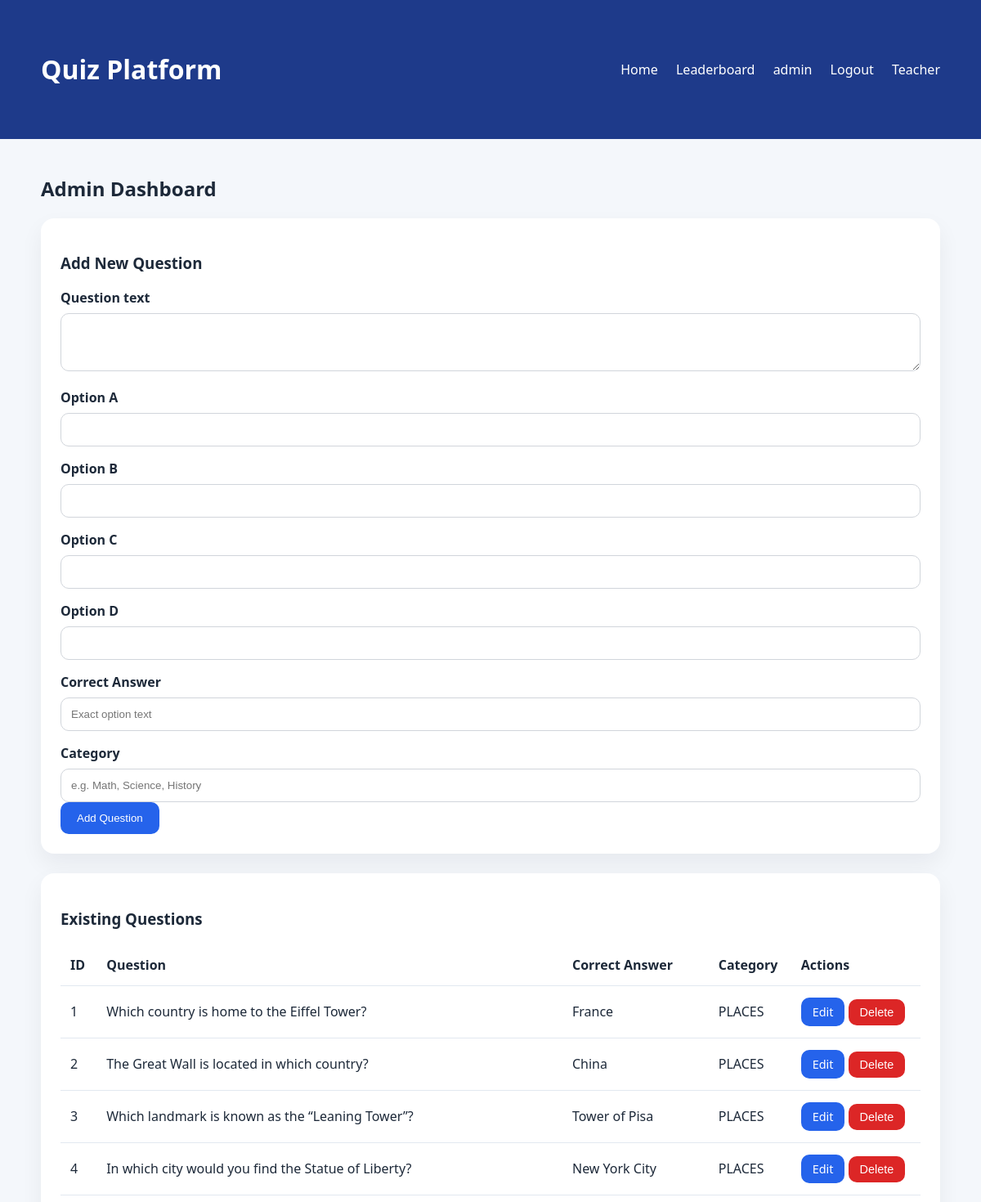
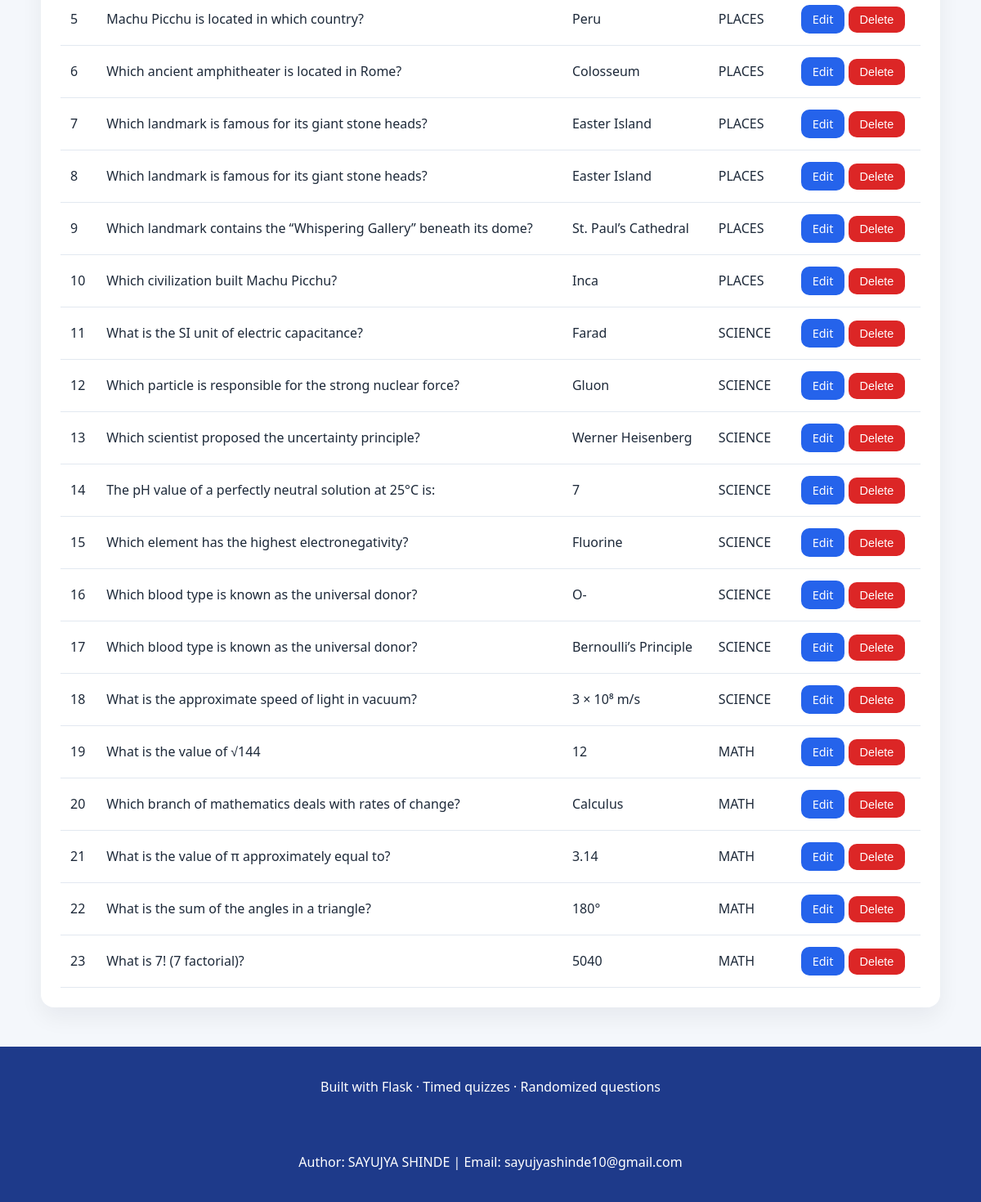
The page /admin (signed in) on the database its author committed (2 pictures, top to bottom).
### app.py (models this page shows)
class User(db.Model):
    id = db.Column(db.Integer, primary_key=True)
    username = db.Column(db.String(80), unique=True, nullable=False)
    password_hash = db.Column(db.String(150), nullable=False)
    is_admin = db.Column(db.Boolean, default=False)
    role = db.Column(db.String(20), nullable=False, default="student")
    @property
    def is_teacher(self):
        return self.is_admin or self.role == "teacher"

class Question(db.Model):
    id = db.Column(db.Integer, primary_key=True)
    text = db.Column(db.String(500), nullable=False)
    options = db.Column(db.Text, nullable=False)
    correct_answer = db.Column(db.String(200), nullable=False)
    category = db.Column(db.String(120), nullable=False, default="General")

### app.py (the view)
    def wrapper(*args, **kwargs):
        user = current_user()
        if not user or not user.is_teacher:
            flash("Teacher access required.", "warning")
            return redirect(url_for("index"))
        return route(*args, **kwargs)

### app.py (called while the page is built)
def current_user():
    user_id = session.get("user_id")
    if not user_id:
        return None
    return User.query.get(user_id)

@app.context_processor
def inject_current_user():
    return dict(current_user=current_user())

def admin_required(route):
    def wrapper(*args, **kwargs):
        user = current_user()
        if not user or not user.is_teacher:
            flash("Teacher access required.", "warning")
            return redirect(url_for("index"))
        return route(*args, **kwargs)
    wrapper.__name__ = route.__name__
    return wrapper

@app.route("/admin")
@admin_required
def admin():
    questions = Question.query.order_by(Question.id.asc()).all()
    return render_template("admin.html", questions=questions)

### templates/admin.html
{% extends 'layout.html' %} {% block content %}
<h2>Admin Dashboard</h2>
<section class="admin-card">
  <h3>Add New Question</h3>
  <form method="post" action="{{ url_for('admin_add') }}">
    <label>Question text</label>
    <textarea name="text" rows="3" required></textarea>
    <label>Option A</label>
    <input type="text" name="option_a" required />
    <label>Option B</label>
    <input type="text" name="option_b" required />
    <label>Option C</label>
    <input type="text" name="option_c" />
    <label>Option D</label>
    <input type="text" name="option_d" />
    <label>Correct Answer</label>
    <input
      type="text"
      name="correct"
      required
      placeholder="Exact option text"
    />
    <label>Category</label>
    <input
      type="text"
      name="category"
      placeholder="e.g. Math, Science, History"
    />
    <button type="submit" class="button">Add Question</button>
  </form>
</section>
<section class="admin-card">
  <h3>Existing Questions</h3>
  <div class="table-wrap">
    <table>
      <thead>
        <tr>
          <th>ID</th>
          <th>Question</th>
          <th>Correct Answer</th>
          <th>Category</th>
          <th>Actions</th>
        </tr>
      </thead>
      <tbody>
        {% for question in questions %}
        <tr>
          <td>{{ question.id }}</td>
          <td>{{ question.text }}</td>
          <td>{{ question.correct_answer }}</td>
          <td>{{ question.category }}</td>
          <td>
            <a
              class="button button-small"
              href="{{ url_for('admin_edit', question_id=question.id) }}"
              >Edit</a
            >
            <form
              method="post"
              action="{{ url_for('admin_delete', question_id=question.id) }}"
              class="inline-form"
            >
              <button type="submit" class="button button-danger button-small">
                Delete
              </button>
            </form>
          </td>
        </tr>
        {% else %}
        <tr>
          <td colspan="4">No questions available.</td>
        </tr>
        {% endfor %}
      </tbody>
    </table>
  </div>
</section>
{% endblock %}

### templates/layout.html (shortened to what this page needs)
<!DOCTYPE html>
<html lang="en">
  <head>
    <link rel="stylesheet" href="{{ url_for('static', filename='css/style.css') }}" />
  </head>
  <body>
    <header class="site-header">
      <div class="container">
        <h1><a href="{{ url_for('index') }}">Quiz Platform</a></h1>
        <nav>
          <a href="{{ url_for('index') }}">Home</a>
          <a href="{{ url_for('leaderboard') }}">Leaderboard</a>
          {% if current_user %}
          <span class="nav-user">{{ current_user.username }}</span>
          <a href="{{ url_for('logout') }}">Logout</a>
          {% else %}
          <a href="{{ url_for('login') }}">Login</a>
          <a href="{{ url_for('register') }}">Register</a>
          {% endif %}
          {% if current_user and current_user.is_teacher %}
          <a href="{{ url_for('admin') }}">Teacher</a>
          {% endif %}
        </nav>
      </div>
    </header>
    <main class="container">
      {% block content %}{% endblock %}
    </main>
    <footer class="site-footer">
      <div class="container">Built with Flask · Timed quizzes · Randomized questions</div><br>
      <div class="container">Author: SAYUJYA SHINDE | Email: sayujyashinde10@gmail.com</div>
    </footer>
  </body>
</html>

### static/css/style.css (style rules this page uses)
* { box-sizing: border-box; }
body { margin: 0; font-family: 'Segoe UI', Tahoma, Geneva, Verdana, sans-serif; background: #f4f7fb; color: #1d2939; }
.container { width: min(1100px, calc(100% - 32px)); margin: 0 auto; padding: 24px 0; }
.site-header, .site-footer { background: #1e3a8a; color: #fff; }
.site-header a, .site-footer a { color: #fff; text-decoration: none; }
.site-header { padding: 18px 0; }
.site-header .container { display: flex; justify-content: space-between; align-items: center; }
nav a, .nav-user { margin-left: 18px; }
.button { display: inline-block; padding: 12px 20px; border: none; border-radius: 10px; background: #2563eb; color: white; text-decoration: none; cursor: pointer; }
.button-danger { background: #dc2626; }
.button-small { padding: 8px 14px; font-size: 0.9rem; }
.form-card, .admin-card, .quiz-card, .result-card, .leaderboard-card { background: white; border-radius: 16px; padding: 24px; margin-bottom: 24px; box-shadow: 0 12px 28px rgba(15, 23, 42, 0.06); }
label { display: block; margin: 16px 0 8px; font-weight: 600; }
input[type='text'], input[type='password'], textarea { width: 100%; padding: 12px; border: 1px solid #d1d5db; border-radius: 10px; }
textarea { resize: vertical; }
.table-wrap { overflow-x: auto; }
table { width: 100%; border-collapse: collapse; }
table th, table td { text-align: left; padding: 14px 12px; border-bottom: 1px solid #e2e8f0; }
.inline-form { display: inline; }
.site-footer { text-align: center; padding: 14px 0; }

### rows shown on the page
User: username "admin"
Question: id "1", text "Which country is home to the Eiffel Tower?", correct_answer "France", category "PLACES"
Question: id "2", text "The Great Wall is located in which country?", correct_answer "China", category "PLACES"
Question: id "3", text "Which landmark is known as the “Leaning Tower”?", correct_answer "Tower of Pisa", category "PLACES"
Question: id "4", text "In which city would you find the Statue of Liberty?", correct_answer "New York City", category "PLACES"
Question: id "5", text "Machu Picchu is located in which country?", correct_answer "Peru", category "PLACES"
Question: id "6", text "Which ancient amphitheater is located in Rome?", correct_answer "Colosseum", category "PLACES"
Question: id "7", text "Which landmark is famous for its giant stone heads?", correct_answer "Easter Island", category "PLACES"
Question: id "8", text "Which landmark is famous for its giant stone heads?", correct_answer "Easter Island", category "PLACES"
Question: id "9", text "Which landmark contains the “Whispering Gallery” beneath its dome?", correct_answer "St. Paul’s Cathedral", category "PLACES"
Question: id "10", text "Which civilization built Machu Picchu?", correct_answer "Inca", category "PLACES"
Question: id "11", text "What is the SI unit of electric capacitance?", correct_answer "Farad", category "SCIENCE"
Question: id "12", text "Which particle is responsible for the strong nuclear force?", correct_answer "Gluon", category "SCIENCE"
Question: id "13", text "Which scientist proposed the uncertainty principle?", correct_answer "Werner Heisenberg", category "SCIENCE"
Question: id "14", text "The pH value of a perfectly neutral solution at 25°C is:", correct_answer "7", category "SCIENCE"
Question: id "15", text "Which element has the highest electronegativity?", correct_answer "Fluorine", category "SCIENCE"
Question: id "16", text "Which blood type is known as the universal donor?", correct_answer "O-", category "SCIENCE"
Question: id "17", text "Which blood type is known as the universal donor?", correct_answer "Bernoulli’s Principle", category "SCIENCE"
Question: id "18", text "What is the approximate speed of light in vacuum?", correct_answer "3 × 10⁸ m/s", category "SCIENCE"
Question: id "19", text "What is the value of √144", correct_answer "12", category "MATH"
Question: id "20", text "Which branch of mathematics deals with rates of change?", correct_answer "Calculus", category "MATH"
Question: id "21", text "What is the value of π approximately equal to?", correct_answer "3.14", category "MATH"
Question: id "22", text "What is the sum of the angles in a triangle?", correct_answer "180°", category "MATH"
Question: id "23", text "What is 7! (7 factorial)?", correct_answer "5040", category "MATH"
